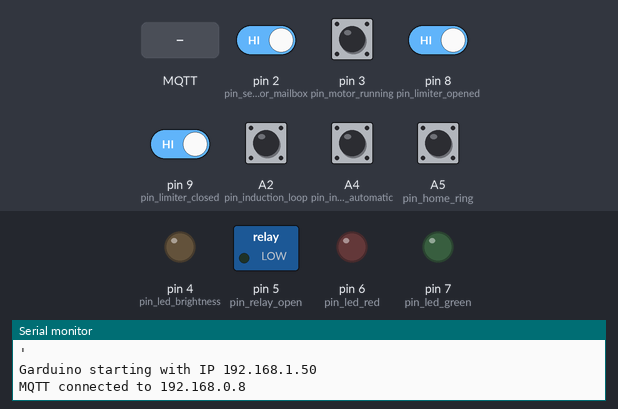
This sketch was run on a simulated Arduino Uno, built with avr-gcc and run on an emulated ATmega328P. Shown: switched loads named in the sketch (green lamp = pin HIGH), output pins drawn as LEDs (lit = HIGH), the last lines printed to the serial monitor. The test bench sets the inputs (shaded band); at power-on: A2 (pin_induction_loop), A4 (pin_input_open_automatic), A5 (pin_home_ring), pin 2 (pin_sensor_mailbox), pin 3 (pin_motor_running), pin 8 (pin_limiter_opened), pin 9 (pin_limiter_closed) HIGH. WiFi joins after 1.5 s; servers stay silent unless stated; no MQTT or app messages arrive unless stated.

Above: at 6.2 s.
6.3 s: pin 3 (pin_motor_running) pulled LOW for 0.15 s
At 6.48 s:
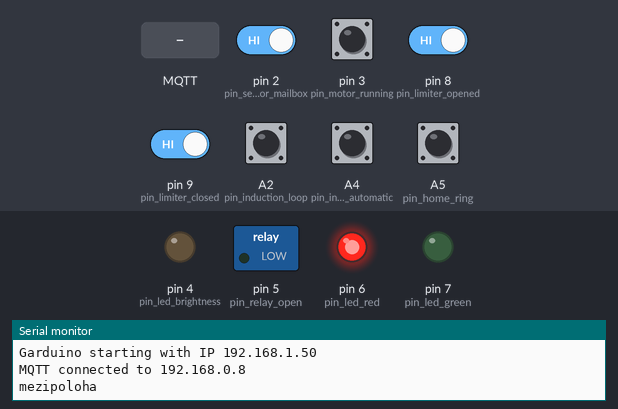
9.5 s: MQTT message "1" arrives on the first subscribed topic
At 10.1 s:
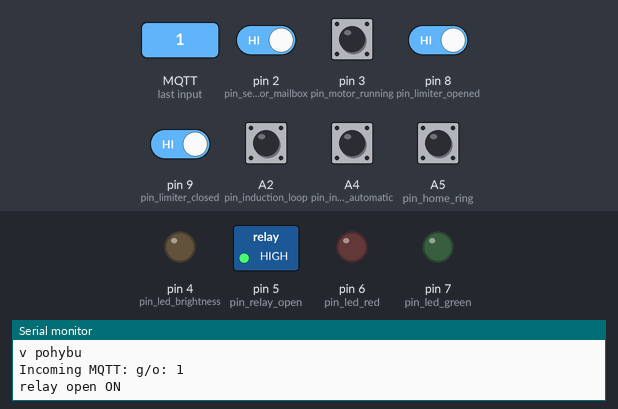
Timing chart, 0 to 12.5 s (numbered marks = the images above; inputs shaded):
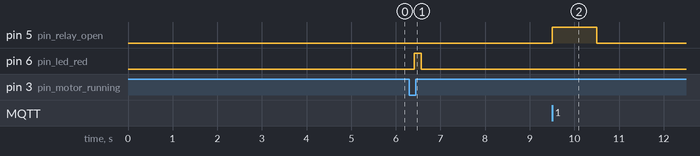

The sketch:

garduino.ino
```cpp
/*
* Program na ovládání samonosné posuvné brány. Arduino je tady nadstavbou - dává pokyn k desce ovládající samotný pohon, že se má otevřít či zavřít. Arduino přináší možnost otevřít bránu přes internet,
* konkrétně přes webovou aplikaci Home Assistant. Home Assistant využívá protokolu MQTT pro komunikaci s Ardinem. Prostředníkem pro řízení komunikace je tady Mosquitto broker (server), který řídí komunikaci po
* protoku MQTT.
*
* Použitý Hardware:
* https://pohonservis.cz/produkt/posuvna-samonosna-brana-vc-sloupku-a-pohonu--sb
* Arduino Uno rev 3
* Ethernet shield W5100
* ** Ethernet Shield využívá piny 11, 12 a 13 pro SPI a dále pin 10 pro CS signál W5100 a pin 4 pro CS signál slotu pro paměťové karty.
* Relay Shield V2.0 Deek-Robot.com
*
* Užitečná dokumentace:
* https://www.home-assistant.io/integrations/sensor.mqtt/
* https://www.home-assistant.io/integrations/switch.mqtt/
* https://github.com/256dpi/arduino-mqtt lwmqtt
* https://github.com/arkhipenko/TaskScheduler/tree/master TaskScheduler
*
* Verze 1.0 09/2025
* marek@vach.cz
*/

#include <Ethernet.h>
#include <MQTT.h>
#include <EEPROM.h>


// HW pinout section
const int pin_sensor_mailbox = 2;
const int pin_motor_running = 3;
const int pin_led_brightness = 4;   // conflict with chip select of SD card - do not use SD!
const int pin_relay_open = 5;
const int pin_led_red = 6;
const int pin_led_green = 7;
const int pin_limiter_closed = 9;
const int pin_limiter_opened = 8;
// pin 10 reserved for chip select of Ethernet W5100
const int pin_photocell_outside = A0;
const int pin_photocell_inside = A1;
const int pin_induction_loop = A2;
const int pin_input_open_pulse = A3;
const int pin_input_open_automatic = A4;
const int pin_home_ring = A5;

// values for network
byte mac[] = {0x02, 0x17, 0x3A, 0x4B, 0x5C, 0x6E};
const char* mqtt_server   = "192.168.0.8";
const char* mqtt_name     = "garduino";
const char* mqtt_password = "Drainpipe";

// MQTT communication variables
#define MAX_TOPIC_LEN 20
#define MAX_PAYLOAD_LEN 8
char received_topic[MAX_TOPIC_LEN];
char received_message[MAX_PAYLOAD_LEN];

// MQTT topics
const char* topic_connect_status                 = "g/connect";
const char* topic_gate_position                  = "g/position";
const char* topic_relay_open_pulse               = "g/o";
const char* topic_relay_open_automatic           = "g/oat";
const char* topic_input_open_automatic           = "g/i/oat";
const char* topic_setting_loop_autoopen_set      = "g/ind/s";
const char* topic_setting_loop_autoopen_info     = "g/ind/i";
const char* topic_brightness_set                 = "g/br/s";
const char* topic_brightness_info                = "g/br/i";
const char* topic_mailbox                        = "d/mail";
const char* topic_home_ring                      = "d/ring";

// Texts
const char* text_changed_state_to = " changed state to ";
const char* text_autoclose_canceled = "Autoclose canceled.";
const char* gate_positions_texts[] = {
                                      "v pohybu",
                                      "zavreno",
                                      "otevreno",
                                      "otevreno pro prujezd",
                                      "mezipoloha",
                                      "nedefinovano"
};

// Defining classes
EthernetClient ethClient;
MQTTClient mqttClient;


// Global constants
const unsigned long period_mqtt_msg = 30000; // 30s
const unsigned long period_relay_pulse = 1000; // 1s
const unsigned long period_max_waiting_autoclose = 600000; // 10min 600000
const unsigned long period_delay_autoclose = 5000; // 5s
const unsigned long period_scan_inputs = 150; // ms
const unsigned long period_message_clear_way = 2000; // 2s
const unsigned long period_mqtt_reconnected = 3000; // 3s

// Timers
unsigned long timing_mqtt_msg = 0;
unsigned long timing_relay_pulse = 0;
unsigned long timing_for_cancel_autoclose = 0;
unsigned long timing_delay_autoclose = 0;
unsigned long timing_scan_inputs = 0;
unsigned long timing_message_clear_way = 0;
unsigned long timing_mqtt_reconnected = 0;
unsigned long timing_led_blinking = 0;

// Global variables
byte index_gate_position = 5;
bool relay_open_active = 0;
bool autoclose_activated = 0;
bool autoclose_planned_close_signal = 0;
bool autoclose_delay_active = 0;
bool setting_loop_autoopen;
bool led_red_blinking_activated = 0;
bool led_green_blinking_activated = 0;
int state_if_blinking = LOW;
int led_brightness = 0;


// Variables to memorize last states
int last_sensor_mailbox;
int last_home_ring;
int last_input_open_automatic;
int last_induction_loop;


void connectMqtt() {
  Serial.print(F("MQTT connect"));
  mqttClient.disconnect();
  Ethernet.maintain();

  mqttClient.begin(mqtt_server, ethClient);
  mqttClient.onMessage(messageReceived);
  mqttClient.setWill(topic_connect_status, "offline", true, 0);  // retained, QoS
  mqttClient.setKeepAlive(30);
  mqttClient.setTimeout(40);

  int repeats = 10;
  while (!mqttClient.connect(mqtt_name, mqtt_name, mqtt_password) && repeats > 0) {
    Serial.print(F("."));
    repeats = repeats - 1;
    delay(2000);
  }

  if (mqttClient.connected()){
    timing_mqtt_reconnected = millis();
    Serial.print(F("ed to "));
    Serial.println(mqtt_server);

    mqttClient.subscribe(topic_relay_open_pulse);
    mqttClient.subscribe(topic_relay_open_automatic);
    mqttClient.subscribe(topic_setting_loop_autoopen_set);
    mqttClient.subscribe(topic_brightness_set);
  }
  else
    Serial.println(F("error"));

}


void messageReceived(String &topic, String &payload) {
  if (payload.length() >= MAX_PAYLOAD_LEN) {
    Serial.println(F("dropped MQTT payload!"));
    return;
  }
  topic.toCharArray(received_topic, MAX_TOPIC_LEN);
  payload.toCharArray(received_message, MAX_PAYLOAD_LEN);
}


void clearMessages() {
  received_topic[0] = '\0';
  received_message[0] = '\0';
}


byte returnGatePosition() {    // returns index to parse word in variable gatePosition[]
  if ( digitalRead(pin_motor_running) == 1 )
      return 0;
  else if ( digitalRead(pin_limiter_closed) == 0 && digitalRead(pin_limiter_opened) == 1 )
      return 1; // zavřeno
  else if ( digitalRead(pin_limiter_closed) == 1 && digitalRead(pin_limiter_opened) == 0 && autoclose_activated == 0 )
    return 2;   // otevřeno
  else if ( digitalRead(pin_limiter_closed) == 1 && digitalRead(pin_limiter_opened) == 0 && autoclose_activated == 1 )
    return 3;   // otevřeno pro průjezd
  else if ( digitalRead(pin_limiter_closed) == 1 && digitalRead(pin_limiter_opened) == 1 && digitalRead(pin_motor_running) == 0 )
    return 4;   // mezipoloha
  else
    return 5;   // neznámý stav nebo chyba čidel
}


void setLedForPositions() {
  led_red_blinking_activated = 0;
  led_green_blinking_activated = 0;

  switch (index_gate_position) {
      case 0:
        // blue
        digitalWrite(pin_led_green, LOW);
        digitalWrite(pin_led_red, LOW);
        // digitalWrite(pin_led_blue, HIGH); based on HW relay from motor_running
        break;
      case 1:
        // green zavřeno
        digitalWrite(pin_led_green, HIGH);
        digitalWrite(pin_led_red, LOW);
        // digitalWrite(pin_led_blue, LOW);
        break;
      case 2:
        // yellow otevřeno
        digitalWrite(pin_led_green, HIGH);
        digitalWrite(pin_led_red, HIGH);
        // digitalWrite(pin_led_blue, LOW);
        break;
      case 3:
        // yellow blinking otevřeno pro průjezd
        digitalWrite(pin_led_green, HIGH);
        digitalWrite(pin_led_red, HIGH);
        // digitalWrite(pin_led_blue, LOW);

        led_green_blinking_activated = 1;
        led_red_blinking_activated = 1;
        break;
      case 4:
        // red mezipoloha
        digitalWrite(pin_led_green, LOW);
        digitalWrite(pin_led_red, HIGH);
        // digitalWrite(pin_led_blue, LOW);
        break;
      case 5:
        // red blinking nedefinováno
        digitalWrite(pin_led_green, LOW);
        digitalWrite(pin_led_red, HIGH);
        // digitalWrite(pin_led_blue, LOW);

        led_green_blinking_activated = 0;
        led_red_blinking_activated = 1;
        break;
    }
}


void makeOpenGatePulse() {
  digitalWrite(pin_relay_open, HIGH);
  timing_relay_pulse = millis();
  relay_open_active = 1;
  Serial.println(F("relay open ON"));
}


void makeOpenGateAutomatic() {
  if (index_gate_position == 0 || index_gate_position > 3) {
    Serial.println(F("Not accepted!"));
    return;
  }

  if ( index_gate_position == 3 ) {
    Serial.println(text_autoclose_canceled);
    autoclose_activated = 0;
    autoclose_planned_close_signal = 0;
    return;
  }

  if ( index_gate_position == 1 )
    makeOpenGatePulse();

  autoclose_activated = 1;
  timing_for_cancel_autoclose = millis();
  Serial.println(F("10min started."));
}


void scanInputs() {
  if (returnGatePosition() != index_gate_position ) {
    index_gate_position = returnGatePosition();
    setLedForPositions();
    Serial.println(gate_positions_texts[index_gate_position]);
    mqttClient.publish(topic_gate_position, gate_positions_texts[index_gate_position]);
  }

  if (digitalRead(pin_induction_loop) != last_induction_loop) {
    last_induction_loop = digitalRead(pin_induction_loop);
    Serial.print(F("Ind"));
    Serial.print(text_changed_state_to);
    Serial.println(last_induction_loop);

    if (index_gate_position == 1 && last_induction_loop == 1 && setting_loop_autoopen == 1)
      makeOpenGateAutomatic();
  }

  if (digitalRead(pin_input_open_automatic) != last_input_open_automatic) {
    last_input_open_automatic = digitalRead(pin_input_open_automatic);
    Serial.print(topic_input_open_automatic);
    Serial.print(text_changed_state_to);
    Serial.println(last_input_open_automatic);
    mqttClient.publish (topic_input_open_automatic, last_input_open_automatic);
    if (last_input_open_automatic == 1)
      makeOpenGateAutomatic();
  }

  if (digitalRead(pin_sensor_mailbox) != last_sensor_mailbox ) {
    last_sensor_mailbox = digitalRead(pin_sensor_mailbox);
    Serial.print(topic_mailbox);
    Serial.print(text_changed_state_to);
    Serial.println(last_sensor_mailbox);
    mqttClient.publish (topic_mailbox, last_sensor_mailbox ? "1" : "0");
  }

  if (digitalRead(pin_home_ring) != last_home_ring ) {
    last_home_ring = digitalRead(pin_home_ring);
    Serial.print(topic_home_ring);
    Serial.print(text_changed_state_to);
    Serial.println(last_home_ring);
    mqttClient.publish (topic_home_ring, last_home_ring ? "1" : "0");
  }
}


void setupIoPins() {
  pinMode(pin_motor_running,  INPUT_PULLUP);

  pinMode(pin_led_brightness, OUTPUT);
  digitalWrite(pin_led_brightness, LOW);
  pinMode(pin_relay_open, OUTPUT);
  digitalWrite(pin_relay_open, LOW);
  pinMode(pin_led_red, OUTPUT);
  digitalWrite(pin_led_red, LOW);
  pinMode(pin_led_green, OUTPUT);
  digitalWrite(pin_led_green, LOW);

  pinMode(pin_limiter_closed, INPUT_PULLUP);
  pinMode(pin_limiter_opened, INPUT_PULLUP);

  pinMode(pin_photocell_outside, INPUT_PULLUP);
  pinMode(pin_photocell_inside,  INPUT_PULLUP);
  pinMode(pin_induction_loop,    INPUT_PULLUP);

  pinMode(pin_input_open_pulse,     INPUT_PULLUP);
  pinMode(pin_input_open_automatic, INPUT_PULLUP);

  pinMode(pin_sensor_mailbox, INPUT_PULLUP);
  pinMode(pin_home_ring,      INPUT_PULLUP);
}


void setup() {
  setupIoPins();
  last_sensor_mailbox = digitalRead(pin_sensor_mailbox);
  last_home_ring = digitalRead(pin_home_ring);
  last_input_open_automatic = digitalRead(pin_input_open_automatic);
  last_induction_loop = digitalRead(pin_induction_loop);
  index_gate_position = returnGatePosition();
  setLedForPositions();

  delay(3000);

  Serial.begin(9600);
  Serial.print(F("'\nGarduino starting with IP "));
  Ethernet.begin(mac);
  Serial.println(Ethernet.localIP());
  delay(500);
  connectMqtt();

  setting_loop_autoopen = EEPROM.read(0);
}


void loop() {
  mqttClient.loop();

  if (!mqttClient.connected()) {
    index_gate_position = 5;  // error
    connectMqtt();
  }

  // autoclose logic
  if (index_gate_position == 3) {


    if ( autoclose_activated == 1 && digitalRead(pin_induction_loop) == 1 && autoclose_planned_close_signal == 0 ) {
      autoclose_planned_close_signal = 1;
      Serial.println(F("Vehicle on loop."));
    }

    if ( autoclose_activated == 1 && digitalRead(pin_induction_loop) == 0 && autoclose_planned_close_signal == 1 && autoclose_delay_active == 0 ) {
      autoclose_delay_active = 1;
      timing_delay_autoclose = millis();
      Serial.println(F("Delay started."));
    }

}

  // timers
  if ( millis() - timing_scan_inputs > period_scan_inputs ) {
    timing_scan_inputs = millis();
    scanInputs();
  }

  if ( millis() - timing_mqtt_msg > period_mqtt_msg ) {
    timing_mqtt_msg = millis();
    mqttClient.publish(topic_connect_status, "online");
    index_gate_position = returnGatePosition();
    mqttClient.publish(topic_gate_position, gate_positions_texts[index_gate_position]);
    mqttClient.publish(topic_setting_loop_autoopen_info, setting_loop_autoopen ? "1" : "0");
    mqttClient.publish(topic_brightness_info, led_brightness ? "1" : "0");
  }

  if ( (millis() - timing_relay_pulse > period_relay_pulse) && relay_open_active == 1 ) {
    digitalWrite(pin_relay_open, LOW);
    Serial.println(F("relay open OFF"));
    relay_open_active = 0;
  }

  if ( millis() - timing_led_blinking > period_relay_pulse ) {
    timing_led_blinking = millis();
    state_if_blinking = !state_if_blinking;

    if (led_green_blinking_activated == 1)
      digitalWrite(pin_led_green, state_if_blinking);

    if (led_red_blinking_activated == 1)
      digitalWrite(pin_led_red, state_if_blinking);
  }

  if ( (millis() - timing_for_cancel_autoclose > period_max_waiting_autoclose) && index_gate_position == 3 ) {
    autoclose_activated = 0;
    autoclose_planned_close_signal = 0;
    autoclose_delay_active = 0;
    Serial.println(text_autoclose_canceled);
    scanInputs();
  }

  if ( (millis() - timing_delay_autoclose > period_delay_autoclose) && autoclose_activated == 1 && autoclose_planned_close_signal == 1 && autoclose_delay_active == 1) {

    if ( millis() - timing_message_clear_way > period_message_clear_way ) {
      timing_message_clear_way = millis();
      Serial.println(F("Waiting for clear way."));
    }
    if ( digitalRead(pin_induction_loop) == 0 && digitalRead(pin_photocell_outside) == 0 && digitalRead(pin_photocell_inside) == 0 ) {
      autoclose_activated = 0;
      autoclose_planned_close_signal = 0;
      autoclose_delay_active = 0;
      Serial.println(F("Way clear."));
      makeOpenGatePulse();
    }
  }


  // processing of MQTT tasks
  if ( millis() - timing_mqtt_reconnected < period_mqtt_reconnected )
    clearMessages();    // drop false-positive commands after reconnect

  if (received_message[0] != '\0') {
      Serial.print(F("Incoming MQTT: "));
      Serial.print(received_topic);
      Serial.print(F(": "));
      Serial.println(received_message);

      if (strcmp(received_topic, topic_relay_open_pulse) == 0)
        makeOpenGatePulse();

      if (strcmp(received_topic, topic_relay_open_automatic) == 0)
        makeOpenGateAutomatic();

      if (strcmp(received_topic, topic_brightness_set) == 0) {
        if (received_message[0] == '1')
          led_brightness = HIGH;
        else
          led_brightness = LOW;

        digitalWrite(pin_led_brightness, led_brightness);
        mqttClient.publish(topic_brightness_info, led_brightness ? "1" : "0");
      }

      if (strcmp(received_topic, topic_setting_loop_autoopen_set) == 0) {
        if (received_message[0] == '1')
          setting_loop_autoopen = 1;
        else
          setting_loop_autoopen = 0;

        EEPROM.update(0, setting_loop_autoopen);
        Serial.print(F("EEPROM "));
        Serial.print(topic_setting_loop_autoopen_set);
        Serial.print(F(" updated to "));
        Serial.println(setting_loop_autoopen);
        mqttClient.publish(topic_setting_loop_autoopen_info, setting_loop_autoopen ? "1" : "0");
      }


      clearMessages();
  }


}
```

Measured:
- after the input at 6.3 s, pin 6 (pin_led_red): LOW → HIGH after 0.11 s, → LOW 0.15 s later
- after the input at 9.5 s, pin 5 (pin_relay_open): LOW → HIGH at once, → LOW 1.0 s later
